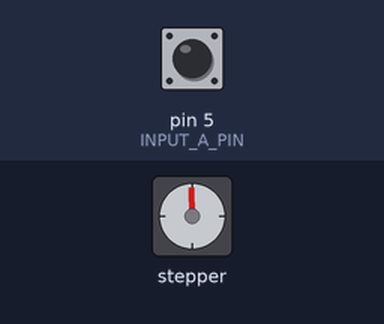
Simulated run of this sketch. Board: Arduino Uno, built with avr-gcc and run on an emulated ATmega328P. Shown: stepper motor. Wiring (inferred from the names in the program): stepper motor driver (200 steps per turn assumed): step pin 3; direction pin 4; enable pin 6. The test bench sets the inputs (shaded band); at power-on: pin 5 (INPUT_A_PIN) HIGH.

Above: at 1.2 s.
1.3 s: pin 5 (INPUT_A_PIN) pulled LOW for 1 s
At 3.1 s:
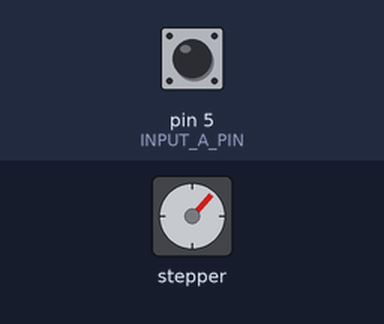
3.8 s: pin 5 (INPUT_A_PIN) pulled LOW for 0.15 s
At 5.1 s:
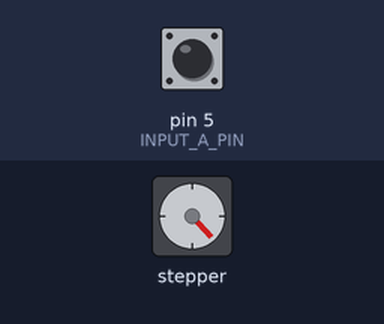
5.5 s: pin 5 (INPUT_A_PIN) pulled LOW for 0.15 s
At 6.4 s:
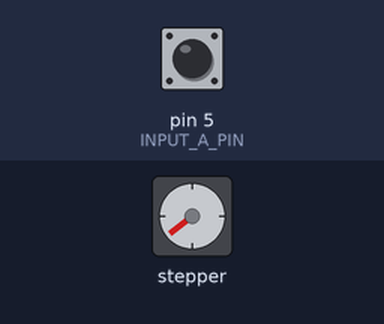
7.2 s: pin 5 (INPUT_A_PIN) pulled LOW for 3.2 s
At 11.6 s:
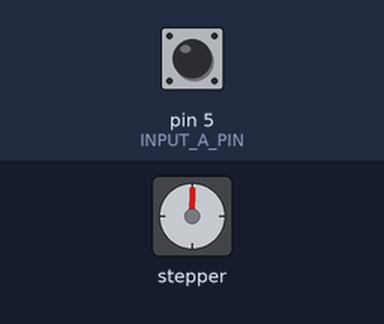
11.9 s: pin 5 (INPUT_A_PIN) pulled LOW for 1 s
At 12.4 s:
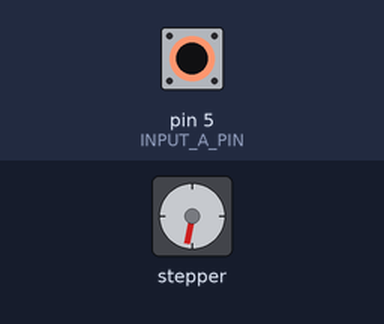
14.4 s: pin 5 (INPUT_A_PIN) pulled LOW for 3.2 s
At 18.4 s:
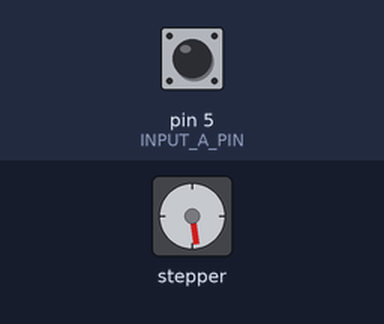
Timing chart, 0 to 19.9 s (numbered marks = the images above; inputs shaded):
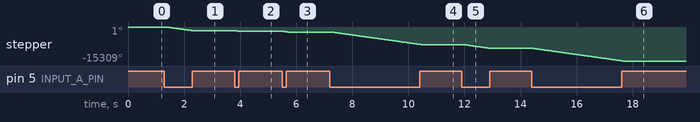

The sketch:

ArduinoCode.ino
```cpp
#define PUL_PIN      3
#define DIR_PIN      4
#define INPUT_A_PIN  5
#define ENA_PIN      6

const int STEP_DELAY = 500;
const unsigned long DEBOUNCE_TIME = 50;

int lastSensorReading = HIGH;
int stableSensorState = HIGH;

unsigned long lastChangeTime = 0;

void setup() {
  pinMode(ENA_PIN, OUTPUT);
  pinMode(PUL_PIN, OUTPUT);
  pinMode(DIR_PIN, OUTPUT);
  pinMode(INPUT_A_PIN, INPUT_PULLUP);

  digitalWrite(ENA_PIN, LOW);
  digitalWrite(PUL_PIN, HIGH);
  digitalWrite(DIR_PIN, LOW);
}

void loop() {

  // Read proximity sensor
  int sensorReading = digitalRead(INPUT_A_PIN);

  // Detect input change
  if (sensorReading != lastSensorReading) {
    lastChangeTime = millis();
    lastSensorReading = sensorReading;
  }

  // Accept input only after it remains stable
  if (millis() - lastChangeTime >= DEBOUNCE_TIME) {
    stableSensorState = sensorReading;
  }

  // Control ENA using filtered sensor signal
  if (stableSensorState == HIGH) {
    digitalWrite(ENA_PIN, HIGH);  // Enable motor
  }
  else {
    digitalWrite(ENA_PIN, LOW);   // Disable motor
  }

  // Continuous pulse generation (never stopped by sensor)
  digitalWrite(PUL_PIN, LOW);
  delayMicroseconds(STEP_DELAY);

  digitalWrite(PUL_PIN, HIGH);
  delayMicroseconds(STEP_DELAY);
}
```

Measured:
- after the input at 1.3 s, stepper: turns 1757° counter-clockwise in 1.0 s, starting after 0.05 s
- after the input at 3.8 s, stepper: turns 265° counter-clockwise in 0.15 s, starting after 0.05 s
- after the input at 5.5 s, stepper: turns 266° counter-clockwise in 0.15 s, starting after 0.05 s
- after the input at 7.2 s, stepper: turns 5629° counter-clockwise in 3.2 s, starting after 0.05 s
- after the input at 11.9 s, stepper: turns 1760° counter-clockwise in 1.0 s, starting after 0.05 s
- after the input at 14.4 s, stepper: turns 5631° counter-clockwise in 3.2 s, starting after 0.05 s
